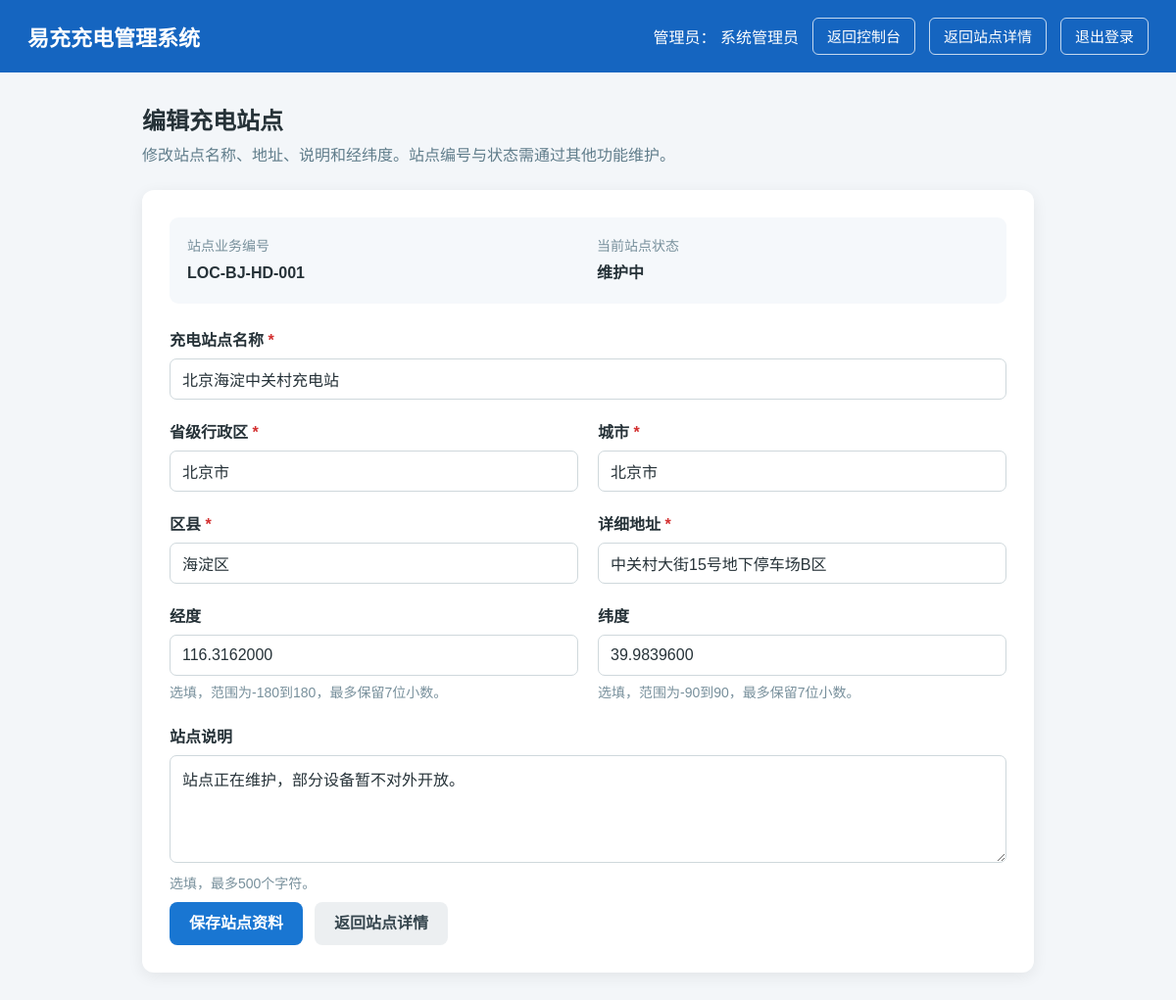
The app's page /public/admin/locations/edit.php?id=2 (signed in) with its own data.
### tables this page shows
CREATE TABLE users (
    user_id INT UNSIGNED NOT NULL AUTO_INCREMENT COMMENT '用户主键编号',
    username VARCHAR(30) NOT NULL COMMENT '登录用户名，仅允许3到30位英文字母和数字',
    password_hash VARCHAR(255) NOT NULL COMMENT '密码哈希值，不保存明文密码',
    real_name VARCHAR(20) NOT NULL COMMENT '用户真实姓名，应用层限制为2到20个汉字',
    mobile CHAR(11) NOT NULL COMMENT '中国大陆11位手机号码',
    email VARCHAR(100) NULL COMMENT '电子邮箱，可选填写',
    role VARCHAR(20) NOT NULL DEFAULT 'user' COMMENT '用户角色：admin管理员，user普通用户',
    status VARCHAR(20) NOT NULL DEFAULT 'active' COMMENT '账户状态：active正常，disabled已停用',
    last_login_at DATETIME NULL COMMENT '最近一次成功登录时间',
    created_at DATETIME NOT NULL DEFAULT CURRENT_TIMESTAMP COMMENT '账户创建时间',
    updated_at DATETIME NOT NULL DEFAULT CURRENT_TIMESTAMP ON UPDATE CURRENT_TIMESTAMP COMMENT '账户最后更新时间',
    PRIMARY KEY (user_id),
    UNIQUE KEY uk_users_username (username),
    UNIQUE KEY uk_users_mobile (mobile),
    UNIQUE KEY uk_users_email (email),
    KEY idx_users_role (role),
    KEY idx_users_status (status),
    KEY idx_users_created_at (created_at),
    CONSTRAINT chk_users_username_format CHECK (username REGEXP '^[A-Za-z0-9]{3,30}$'),
    CONSTRAINT chk_users_real_name_length CHECK (CHAR_LENGTH(real_name) BETWEEN 2 AND 20),
    CONSTRAINT chk_users_mobile_format CHECK (mobile REGEXP '^1[3-9][0-9]{9}$'),
    CONSTRAINT chk_users_email_format CHECK (
        email IS NULL
        OR email REGEXP '^[A-Za-z0-9._%+-]+@[A-Za-z0-9.-]+\\.[A-Za-z]{2,}$'
    ),
    CONSTRAINT chk_users_role CHECK (role IN ('admin', 'user')),
    CONSTRAINT chk_users_status CHECK (status IN ('active', 'disabled'))
);

CREATE TABLE locations (
    location_id INT UNSIGNED NOT NULL AUTO_INCREMENT COMMENT '充电站点主键编号',
    location_code VARCHAR(30) NOT NULL COMMENT '站点业务编号，例如LOC-SH-001',
    location_name VARCHAR(100) NOT NULL COMMENT '充电站点中文名称',
    province VARCHAR(50) NOT NULL COMMENT '省、自治区或直辖市',
    city VARCHAR(50) NOT NULL COMMENT '城市',
    district VARCHAR(50) NOT NULL COMMENT '区或县',
    detailed_address VARCHAR(255) NOT NULL COMMENT '详细地址',
    description VARCHAR(500) NULL COMMENT '站点介绍和补充说明',
    longitude DECIMAL(10,7) NULL COMMENT '经度，可用于地图定位',
    latitude DECIMAL(10,7) NULL COMMENT '纬度，可用于地图定位',
    status VARCHAR(20) NOT NULL DEFAULT 'active' COMMENT '站点状态：active运营中，maintenance维护中，inactive已停用',
    created_at DATETIME NOT NULL DEFAULT CURRENT_TIMESTAMP COMMENT '站点创建时间',
    updated_at DATETIME NOT NULL DEFAULT CURRENT_TIMESTAMP ON UPDATE CURRENT_TIMESTAMP COMMENT '站点最后更新时间',
    PRIMARY KEY (location_id),
    UNIQUE KEY uk_locations_code (location_code),
    UNIQUE KEY uk_locations_name_address (location_name, province, city, district, detailed_address),
    KEY idx_locations_name (location_name),
    KEY idx_locations_region (province, city, district),
    KEY idx_locations_status (status),
    KEY idx_locations_status_name_id (status, location_name, location_id),
    KEY idx_locations_created_at (created_at),
    CONSTRAINT chk_locations_code_not_blank CHECK (CHAR_LENGTH(TRIM(location_code)) BETWEEN 3 AND 30),
    CONSTRAINT chk_locations_name_not_blank CHECK (CHAR_LENGTH(TRIM(location_name)) BETWEEN 2 AND 100),
    CONSTRAINT chk_locations_province_not_blank CHECK (CHAR_LENGTH(TRIM(province)) BETWEEN 2 AND 50),
    CONSTRAINT chk_locations_city_not_blank CHECK (CHAR_LENGTH(TRIM(city)) BETWEEN 2 AND 50),
    CONSTRAINT chk_locations_district_not_blank CHECK (CHAR_LENGTH(TRIM(district)) BETWEEN 2 AND 50),
    CONSTRAINT chk_locations_address_not_blank CHECK (CHAR_LENGTH(TRIM(detailed_address)) BETWEEN 2 AND 255),
    CONSTRAINT chk_locations_longitude CHECK (longitude IS NULL OR longitude BETWEEN -180 AND 180),
    CONSTRAINT chk_locations_latitude CHECK (latitude IS NULL OR latitude BETWEEN -90 AND 90),
    CONSTRAINT chk_locations_status CHECK (status IN ('active', 'maintenance', 'inactive'))
);

### public/admin/locations/edit.php (the view, shortened to what the rows shown need)
<?php
require_once dirname(__DIR__, 3) . '/bootstrap.php';
$connection = $database->getConnection();
$userRepository = new UserRepository($connection);
$locationRepository = new LocationRepository($connection);
$session = new Session();
$authGuard = new AuthGuard($session, $userRepository);
$currentUser = $authGuard->requireAdmin(
    '../../login.php',
    '../../user/dashboard.php'
);
$locationId = filter_input(
    INPUT_GET,
    'id',
    FILTER_VALIDATE_INT,
    [
        'options' => [
            'min_range' => 1,
        ],
    ]
);
$location = $locationRepository->findById($locationId);
$errors = [];
$oldData = [
    'location_name' => $location->getLocationName(),
    'province' => $location->getProvince(),
    'city' => $location->getCity(),
    'district' => $location->getDistrict(),
    'detailed_address' => $location->getDetailedAddress(),
    'description' => $location->getDescription() ?? '',
    'longitude' => $location->getLongitude() ?? '',
    'latitude' => $location->getLatitude() ?? '',
];
$topbarTheme = 'admin';
$topbarIdentityLabel = '管理员';
$topbarDisplayName = $currentUser->getRealName();
$topbarLinks = [
    [
        'label' => '返回控制台',
        'href' => '../dashboard.php',
    ],
    [
        'label' => '返回站点详情',
        'href' => 'detail.php?id=' . $locationId,
    ],
    [
        'label' => '退出登录',
        'method' => 'post',
        'href' => '../../logout.php',
    ],
];
?>
<!DOCTYPE html>
<html lang="zh-CN">
<head>
    <link rel="stylesheet" href="../../assets/css/common.css">
    <link rel="stylesheet" href="../../assets/css/forms.css">
</head>
<body>
    <?php require dirname(__DIR__, 3) . '/views/partials/topbar.php'; ?>
    <main class="page">
        <section class="page-header">
            <h2 class="page-title">编辑充电站点</h2>
        </section>
        <section class="form-card">
            <div class="readonly-grid">
                <div>
                    <div class="readonly-label">站点业务编号</div>
                    <p class="readonly-value">
                        <?= View::escape($location->getLocationCode()) ?>
                    </p>
                </div>
                <div>
                    <div class="readonly-label">当前站点状态</div>
                    <p class="readonly-value">
                        <?= View::escape($location->getStatusLabel()) ?>
                    </p>
                </div>
            </div>
            <form method="post" action="">
                <div class="form-grid">
                    <div class="form-group full-width">
                        <label class="form-label" for="location_name">
                            充电站点名称
                            <span class="required-mark">*</span>
                        </label>
                        <input
                            class="form-control <?= View::hasError(
                                $errors,
                                'location_name'
                            ) ? 'input-error' : '' ?>"
                            type="text"
                            id="location_name"
                            name="location_name"
                            value="<?= View::escape($oldData['location_name']) ?>"
                            minlength="2"
                            maxlength="100"
                            required
                        >
                    </div>
                    <div class="form-group">
                        <label class="form-label" for="province">
                            省级行政区
                            <span class="required-mark">*</span>
                        </label>
                        <input
                            class="form-control <?= View::hasError(
                                $errors,
                                'province'
                            ) ? 'input-error' : '' ?>"
                            type="text"
                            id="province"
                            name="province"
                            value="<?= View::escape($oldData['province']) ?>"
                            maxlength="50"
                            placeholder="例如：北京市、广东省"
                            required
                        >
                    </div>
                    <div class="form-group">
                        <label class="form-label" for="city">
                            城市
                            <span class="required-mark">*</span>
                        </label>
                        <input
                            class="form-control <?= View::hasError(
                                $errors,
                                'city'
                            ) ? 'input-error' : '' ?>"
                            type="text"
                            id="city"
                            name="city"
                            value="<?= View::escape($oldData['city']) ?>"
                            maxlength="50"
                            placeholder="例如：北京市、广州市"
                            required
                        >
                    </div>
                    <div class="form-group">
                        <label class="form-label" for="district">
                            区县
                            <span class="required-mark">*</span>
                        </label>
                        <input
                            class="form-control <?= View::hasError(
                                $errors,
                                'district'
                            ) ? 'input-error' : '' ?>"
                            type="text"
                            id="district"
                            name="district"
                            value="<?= View::escape($oldData['district']) ?>"
                            maxlength="50"
                            placeholder="例如：朝阳区、天河区"
                            required
                        >
                    </div>
                    <div class="form-group">
                        <label class="form-label" for="detailed_address">
                            详细地址
                            <span class="required-mark">*</span>
                        </label>
                        <input
                            class="form-control <?= View::hasError(
                                $errors,
                                'detailed_address'
                            ) ? 'input-error' : '' ?>"
                            type="text"
                            id="detailed_address"
                            name="detailed_address"
                            value="<?= View::escape(
                                $oldData['detailed_address']
                            ) ?>"
                            minlength="2"
                            maxlength="200"
                            placeholder="例如：建国路88号地下停车场B2层"
                            required
                        >
                    </div>
                    <div class="form-group">
                        <label class="form-label" for="longitude">
                            经度
                        </label>
                        <input
                            class="form-control <?= View::hasError(
                                $errors,
                                'longitude'
                            ) ? 'input-error' : '' ?>"
                            type="text"
                            id="longitude"
                            name="longitude"
                            value="<?= View::escape($oldData['longitude']) ?>"
                            maxlength="12"
                            placeholder="例如：116.397128"
                        >
                        <p class="field-help">
                            选填，范围为-180到180，最多保留7位小数。
                        </p>
                    </div>
                    <div class="form-group">
                        <label class="form-label" for="latitude">
                            纬度
                        </label>
                        <input
                            class="form-control <?= View::hasError(
                                $errors,
                                'latitude'
                            ) ? 'input-error' : '' ?>"
                            type="text"
                            id="latitude"
                            name="latitude"
                            value="<?= View::escape($oldData['latitude']) ?>"
                            maxlength="11"
                            placeholder="例如：39.908722"
                        >
                        <p class="field-help">
                            选填，范围为-90到90，最多保留7位小数。
                        </p>
                    </div>
                    <div class="form-group full-width">
                        <label class="form-label" for="description">
                            站点说明
                        </label>
                        <textarea
                            class="form-control <?= View::hasError(
                                $errors,
                                'description'
                            ) ? 'input-error' : '' ?>"
                            id="description"
                            name="description"
                            maxlength="500"
                            placeholder="选填，例如：停车场入口位置、开放时间或其他说明。"
                        ><?= View::escape($oldData['description']) ?></textarea>
                        <p class="field-help">
                            选填，最多500个字符。
                        </p>
                    </div>
                </div>
            </form>
        </section>
    </main>
</body>
</html>

### views/partials/topbar.php (shortened to what the rows shown need)
<?php
$topbarSystemName = isset($topbarSystemName) ? (string)$topbarSystemName : '易充充电管理系统';
$topbarIdentityLabel = isset($topbarIdentityLabel) ? (string)$topbarIdentityLabel : '';
$topbarDisplayName = isset($topbarDisplayName) ? (string)$topbarDisplayName : '';
$topbarLinks = isset($topbarLinks) && is_array($topbarLinks) ? $topbarLinks : [];
$topbarTheme = isset($topbarTheme) ? (string)$topbarTheme : 'admin';
$topbarThemeClass = $topbarTheme === 'user' ? 'topbar-user' : 'topbar-admin';
?>
<header class="topbar <?= View::escape($topbarThemeClass) ?>">
    <h1 class="system-name"><?= View::escape($topbarSystemName) ?></h1>
    <div class="topbar-actions">
        <?php if($topbarIdentityLabel !== '' || $topbarDisplayName !== ''): ?>
            <span>
                <?= View::escape($topbarIdentityLabel) ?>：
                <?= View::escape($topbarDisplayName) ?>
            </span>
        <?php endif; ?>
        <?php foreach($topbarLinks as $topbarLink): ?>
            <?php
            $linkLabel = (string)($topbarLink['label'] ?? '');
            $linkHref = (string)($topbarLink['href'] ?? '');
            $linkMethod = strtolower((string)($topbarLink['method'] ?? 'get'));
            ?>
            <?php if($linkMethod === 'post'): ?>
                <form class="topbar-form" method="post" action="<?= View::escape($linkHref) ?>">
                    <button class="topbar-link topbar-button" type="submit">
                    </button>
                </form>
            <?php else: ?>
                <a class="topbar-link" href="<?= View::escape($linkHref) ?>">
                    <?= View::escape($linkLabel) ?>
                </a>
            <?php endif; ?>
        <?php endforeach; ?>
    </div>
</header>

### records on screen
users: real_name "系统管理员"
locations: location_code "LOC-BJ-HD-001", status "维护中", location_name "北京海淀中关村充电站", province "北京市", city "北京市", district "海淀区", detailed_address "中关村大街15号地下停车场B区", longitude "116.3162000", latitude "39.9839600", description "站点正在维护，部分设备暂不对外开放。"

### other values on screen
View::escape($topbarSystemName) "易充充电管理系统"
View::escape($topbarIdentityLabel) "管理员"
View::escape($linkLabel) "返回控制台"
View::escape($linkLabel) "返回站点详情"
View::escape($linkLabel) "退出登录"
